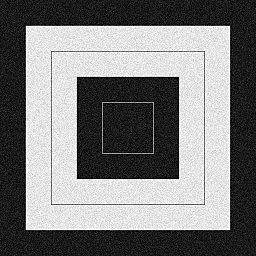
#> input picture img/gaussian_noise.jpg, 256 x 256 px
$ python 15filerBlur.py
#> lines starting #> are read from the running program, lines starting #| are printed output that depends on the picture
#이미지분석 -> 필터 -> 블러

import cv2
import numpy as np

img = cv2.imread('./img/gaussian_noise.jpg')
#> img is the input picture: shape (256, 256, 3); min 0, max 255, mean 122.3

kelnel = np.ones((5,5))/25
k1 = np.array([[1,2,1],[2,4,2],[1,2,1]])/16
print(kelnel)
blured = cv2.filter2D(img, -1, kelnel)
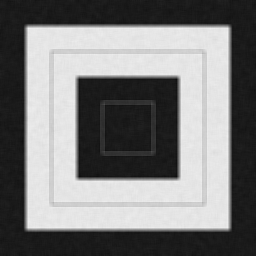
#> blured: shape (256, 256, 3); min 14, max 240, mean 122.3
gblured = cv2.filter2D(img, -1, k1)
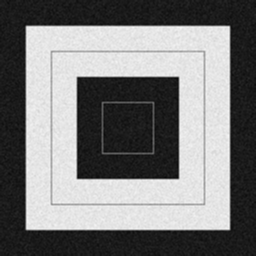
#> gblured: shape (256, 256, 3); min 7, max 247, mean 122.3
cv2.imshow('org',img)
cv2.imshow('blur',blured)
cv2.imshow('gblured',gblured)
cv2.waitKey()
cv2.destroyAllWindows()

#이미지분석 -> 필터 -> 가우시안, 메디안 median

k2 = cv2.getGaussianKernel(3,0)
print(k2)
blur2 = cv2.filter2D(img, -1, k2*k2.T)
print(k2*k2.T)
blur3 = cv2.GaussianBlur(img,(3,3),0)
blur4 = cv2.medianBlur(img,5)
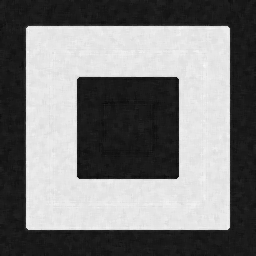
#> blur4: shape (256, 256, 3); min 9, max 248, mean 123

imgmerge = np.hstack((img, blur3, blur4))
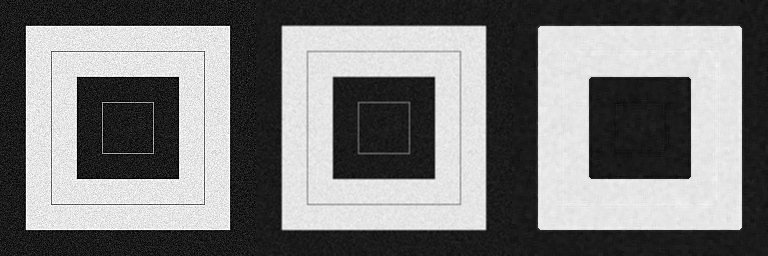
#> imgmerge: shape (256, 768, 3); min 0, max 255, mean 122.5
cv2.imshow('all',imgmerge)
cv2.waitKey()
cv2.destroyAllWindows()
